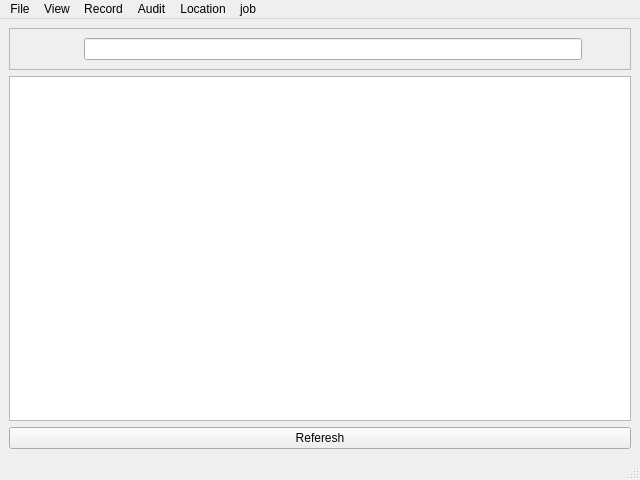
<?xml version="1.0" encoding="UTF-8"?>
<ui version="4.0">
 <class>JobMainWindow</class>
 <widget class="QMainWindow" name="JobMainWindow">
  <property name="geometry">
   <rect>
    <x>0</x>
    <y>0</y>
    <width>640</width>
    <height>480</height>
   </rect>
  </property>
  <property name="windowTitle">
   <string>MainWindow</string>
  </property>
  <widget class="QWidget" name="centralwidget">
   <layout class="QVBoxLayout" name="verticalLayout">
    <item>
     <widget class="QFrame" name="frame">
      <property name="frameShape">
       <enum>QFrame::StyledPanel</enum>
      </property>
      <property name="frameShadow">
       <enum>QFrame::Raised</enum>
      </property>
      <layout class="QHBoxLayout" name="horizontalLayout">
       <item>
        <widget class="QLabel" name="label_7">
         <property name="text">
          <string/>
         </property>
         <property name="pixmap">
          <pixmap>../build-elitebridge_ui_file-Desktop_Qt_6_5_0_MinGW_64_bit-Debug/img/auxfiled.png</pixmap>
         </property>
        </widget>
       </item>
       <item>
        <widget class="QLabel" name="label_6">
         <property name="text">
          <string/>
         </property>
         <property name="pixmap">
          <pixmap>../build-elitebridge_ui_file-Desktop_Qt_6_5_0_MinGW_64_bit-Debug/img/jobgroup.png</pixmap>
         </property>
        </widget>
       </item>
       <item>
        <widget class="QLabel" name="label_5">
         <property name="text">
          <string/>
         </property>
         <property name="pixmap">
          <pixmap>../build-elitebridge_ui_file-Desktop_Qt_6_5_0_MinGW_64_bit-Debug/img/save.png</pixmap>
         </property>
        </widget>
       </item>
       <item>
        <widget class="QLabel" name="label_4">
         <property name="text">
          <string/>
         </property>
         <property name="pixmap">
          <pixmap>../build-elitebridge_ui_file-Desktop_Qt_6_5_0_MinGW_64_bit-Debug/img/undo.png</pixmap>
         </property>
        </widget>
       </item>
       <item>
        <widget class="QLabel" name="label_2">
         <property name="text">
          <string/>
         </property>
         <property name="pixmap">
          <pixmap>../build-elitebridge_ui_file-Desktop_Qt_6_5_0_MinGW_64_bit-Debug/img/db.png</pixmap>
         </property>
        </widget>
       </item>
       <item>
        <widget class="QLineEdit" name="lineEdit"/>
       </item>
       <item>
        <widget class="QLabel" name="label_3">
         <property name="text">
          <string/>
         </property>
         <property name="pixmap">
          <pixmap>../build-elitebridge_ui_file-Desktop_Qt_6_5_0_MinGW_64_bit-Debug/img/search.png</pixmap>
         </property>
        </widget>
       </item>
       <item>
        <widget class="QLabel" name="label">
         <property name="text">
          <string/>
         </property>
         <property name="pixmap">
          <pixmap>../build-elitebridge_ui_file-Desktop_Qt_6_5_0_MinGW_64_bit-Debug/img/delete.png</pixmap>
         </property>
        </widget>
       </item>
       <item>
        <widget class="QLabel" name="label_9">
         <property name="text">
          <string/>
         </property>
         <property name="pixmap">
          <pixmap>../build-elitebridge_ui_file-Desktop_Qt_6_5_0_MinGW_64_bit-Debug/img/exit.png</pixmap>
         </property>
        </widget>
       </item>
      </layout>
     </widget>
    </item>
    <item>
     <widget class="QTableWidget" name="tableWidget">
      <property name="editTriggers">
       <set>QAbstractItemView::NoEditTriggers</set>
      </property>
      <property name="alternatingRowColors">
       <bool>true</bool>
      </property>
     </widget>
    </item>
    <item>
     <widget class="QPushButton" name="refereshTable">
      <property name="text">
       <string>Referesh</string>
      </property>
     </widget>
    </item>
   </layout>
  </widget>
  <widget class="QMenuBar" name="menubar">
   <property name="geometry">
    <rect>
     <x>0</x>
     <y>0</y>
     <width>640</width>
     <height>25</height>
    </rect>
   </property>
   <widget class="QMenu" name="menuFile">
    <property name="title">
     <string>File</string>
    </property>
   </widget>
   <widget class="QMenu" name="menuView">
    <property name="title">
     <string>View</string>
    </property>
   </widget>
   <widget class="QMenu" name="menuRecord">
    <property name="title">
     <string>Record</string>
    </property>
   </widget>
   <widget class="QMenu" name="menuAudit">
    <property name="title">
     <string>Audit</string>
    </property>
   </widget>
   <widget class="QMenu" name="menuLocation">
    <property name="title">
     <string>Location</string>
    </property>
   </widget>
   <widget class="QMenu" name="menujob">
    <property name="title">
     <string>job</string>
    </property>
   </widget>
   <addaction name="menuFile"/>
   <addaction name="menuView"/>
   <addaction name="menuRecord"/>
   <addaction name="menuAudit"/>
   <addaction name="menuLocation"/>
   <addaction name="menujob"/>
  </widget>
  <widget class="QStatusBar" name="statusbar"/>
 </widget>
 <resources/>
 <connections/>
</ui>
